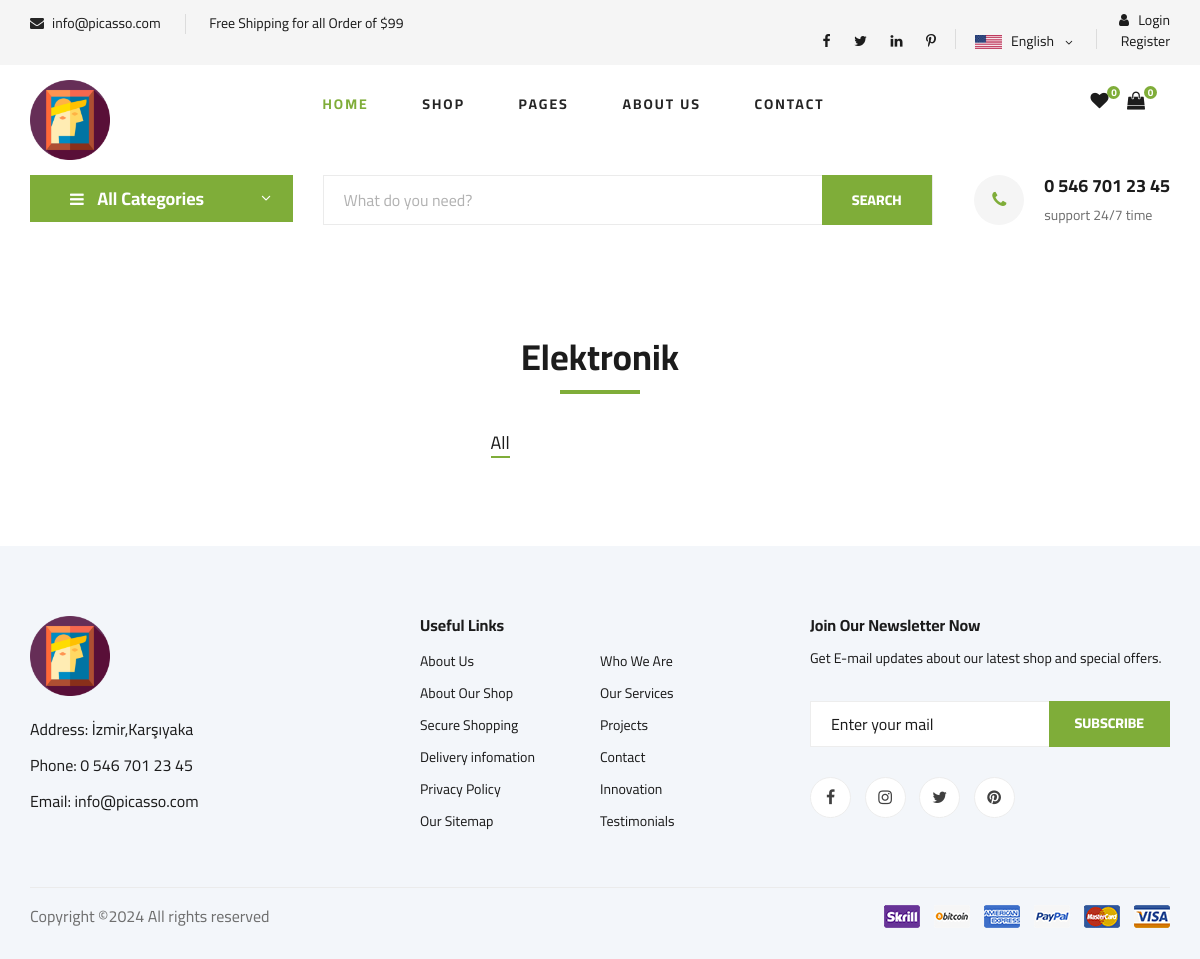
The app's page /category/5/elektronik/ with its own data.
### home/models.py (models this page shows, shortened)
class Settings(models.Model):
    STATUS = (('True', 'True'), ('False', 'False'))
    title = models.CharField(max_length=150)
    keywords = models.CharField(max_length=255)
    description = models.CharField(max_length=255)
    company = models.CharField(max_length=50)
    address = models.CharField(blank=True, max_length=100)
    phone = models.CharField(blank=True, max_length=15)
    fax = models.CharField(blank=True, max_length=15)
    email = models.CharField(blank=True, max_length=50)
    smtpserver = models.CharField(blank=True, max_length=50)
    smtpemail = models.CharField(blank=True, max_length=50)
    smtppassword = models.CharField(blank=True, max_length=10)
    smtpport = models.CharField(blank=True, max_length=5)
    icon = models.ImageField(blank=True, upload_to='images/')
    facebook = models.CharField(blank=True, max_length=50)
    instagram = models.CharField(blank=True, max_length=50)
    twitter = models.CharField(blank=True, max_length=50)
    youtube = models.CharField(blank=True, max_length=50)
    aboutus = RichTextUploadingField()
    contact = RichTextUploadingField()
    references = RichTextUploadingField()
    status = models.CharField(max_length=10, choices=STATUS)
    create_at = models.DateTimeField(auto_now_add=True)
    update_at = models.DateTimeField(auto_now=True)

### product/models.py (models this page shows, shortened)
class Category(MPTTModel):
    STATUS = (('True', 'Evet'),('False', 'Hayir')) #Kategori aktif/pasif durumu
    title = models.CharField(max_length=25)
    keywords = models.CharField(blank=True, max_length=300)
    description = models.CharField(blank=True, max_length=300)
    image = models.ImageField(blank=True, upload_to='images/')
    status = models.CharField(max_length=10, choices=STATUS)
    slug = models.SlugField(null=False, unique=True)
    parent = TreeForeignKey('self', blank=True, null=True, related_name='children', on_delete=models.CASCADE)
    create_at=models.DateTimeField(auto_now_add=True)
    update_at = models.DateTimeField(auto_now=True)
    discount_tag = models.CharField(max_length=30, blank =True, null = True)
    filter_options = models.JSONField(blank=True, null=True)
    class MPTTMeta:
     order_insertion_by = ['title']

### product/views.py (the view)
# urls.py: path('category/<int:id>/<slug:slug>/', productviews.categoryProducts, name='categoryProducts' ),
def categoryProducts(request,id,slug):
    category=Category.objects.get(pk=id)
    products_in_category = Product.objects.filter(product_category = id)
    context = {
        'productsInCategory': products_in_category,  # Bu kategorideki ürünler listesi
        'category': category   # Kategorinin kendisi
    }
    return render(request, 'kategori_urunler.html', context)

### home/context_processors.py (called while the page is built)
def global_settings(request):
    settings = Settings.objects.get(pk=1)
    return {
        'settings': settings
    }

### myProject/context_processors.py (called while the page is built)
def favori_check(request):
    if request.user.is_authenticated:
        request.session['favori_items'] = (AddFavourite.objects.filter(user_id = request.user.id).count())
        request.session['cart_items'] = ShopCart.objects.filter(user_id=request.user.id).count()
        return {'favori_itemss': request.session['favori_items'],'cart_items':request.session['cart_items']}
    else:
        request.session['favori_items'] = 0
        request.session['cart_items'] = 0
        return {'favori_itemss': request.session['favori_items'],'cart_items':request.session['cart_items']}

### product/context_processors.py (called while the page is built)
def categories(request):
    categories = Category.objects.all()
    if categories :
       return {'categories': categories}
    else:
        return dict()

### templates/kategori_urunler.html (shortened to what this page needs)
{% extends 'home.html' %}
{% block body %}
<section class="featured spad">
    <div class="container">
        <div class="row">
            <div class="col-lg-12">
                <div class="section-title">
                    <h2> {{category.title}}</h2>
                </div>
                <div class="featured__controls">
                    <ul>
                        <li class="active" data-filter="*">All</li>
                    </ul>
                </div>
            </div>
        </div>
</section>
 {% endblock%}

### templates/header.html (shortened to what this page needs)
{% load static %}
<header class="header">
    <div class="header__top">
        <div class="container">
            <div class="row">
                <div class="col-lg-6 col-md-6">
                    <div class="header__top__left">
                        <ul>
                            <li><i class="fa fa-envelope"></i>  {{settings.email}}</li>
                            <li>Free Shipping for all Order of $99</li>
                        </ul>
                    </div>
                </div>
                <div class="col-lg-6 col-md-6">
                    <div class="header__top__right">
                        <div class="header__top__right__social">
                            <a href="#"><i class="fa fa-facebook"></i></a>
                            <a href="#"><i class="fa fa-twitter"></i></a>
                            <a href="#"><i class="fa fa-linkedin"></i></a>
                            <a href="#"><i class="fa fa-pinterest-p"></i></a>
                        </div>
                        <div class="header__top__right__language">
                            <img src="{% static  'img/language.png'%}" alt="">
                            <div>English</div>
                            <span class="arrow_carrot-down"></span>
                        </div>
                        <div class="header__top__right__auth">
                            {% if user.id is not None %}
                            <a href="{% url 'user_profile'%}"><i class="fa fa-user"></i> {{user.username}}</a>
                            <a href="{% url 'user_logout'%}"></i> Logout</a>
                           {% else %}
                           <a href="{% url 'user_login'%}"><i class="fa fa-user"></i> Login</a>
                           <a href="{% url 'user_register'%}"></i> Register</a>
                 </div>
                 {% endif %}
             </div>
                        </div>
                    </div>
                </div>
            </div>
    <div class="container">
        <div class="row">
            <div class="col-lg-3">
                <div class="header__logo">
                    <a href="./index.html"><img src="{% static  'img/picasso_icon.ico'%}" width="80" alt=""></a>
                </div>
            </div>
            <div class="col-lg-6">
                <nav class="header__menu">
                    <ul>
                        <li class="active"><a href="{% url 'index'%}">Home</a></li>
                        <li><a href="{% url 'search' %}">Shop</a></li>
                        <li><a href="#">Pages</a>
                        </li>
                        <li><a href="{%url 'aboutus' %}">About Us</a></li>
                        <li><a href="{%url 'iletisim' %}">Contact</a></li>
                    </ul>
                </nav>
            </div>
            <div class="col-lg-3">
                <div class="header__cart">
                    <ul>
                        <li><a href="/order/favorites"><i class="fa fa-heart"></i> <span>{{request.session.favori_items}}</span>
                        </a>
                    </li>
                        <li><a href="/order/shopcart"><i class="fa fa-shopping-bag"></i> <span>{{request.session.cart_items}}</span>
                        </a>
                    </li>
                    </ul>
                </div>
            </div>
        </div>
    </div>
</header>

### templates/hero_normal.html (shortened to what this page needs)
  {% load static %}{% load mptt_tags %}
   <section class="hero hero-normal">
    <div class="container">
        <div class="row">
            <div class="col-lg-3">
                <div class="hero__categories">
                    <div class="hero__categories__all">
                        <i class="fa fa-bars"></i>
                        <span>All Categories</span>
                    </div>
                </div>
            </div>
            <div class="col-lg-9">
                <div class="hero__search">
                    <div class="hero__search__form">
                        <form action="/search/" method = "post">
                            <input type="text" name = "query" placeholder="What do you need?">
                            <button type="submit" class="site-btn">SEARCH</button>
                        </form>
                    </div>
                    <div class="hero__search__phone">
                        <div class="hero__search__phone__icon">
                            <i class="fa fa-phone"></i>
                        </div>
                        <div class="hero__search__phone__text">
                            <h5>{{settings.phone}}</h5>
                            <span>support 24/7 time</span>
                        </div>
                    </div>
                </div>
            </div>
        </div>
    </div>
</section>

### templates/footer.html
{% load static %}
 <footer class="footer spad">
    <div class="container">
        <div class="row">
            <div class="col-lg-3 col-md-6 col-sm-6">
                <div class="footer__about">
                    <div class="footer__about__logo">
                        <a href="{% url 'index'%}"><img src="{% static 'img/picasso_icon.ico' %}" width="80" alt=""></a>
                    </div>
                    <ul>
                        <li>Address: {{ settings.address}}</li>
                        <li>Phone: {{ settings.phone}}</li>
                        <li>Email: {{ settings.email}}</li>
                    </ul>
                </div>
            </div>
            <div class="col-lg-4 col-md-6 col-sm-6 offset-lg-1">
                <div class="footer__widget">
                    <h6>Useful Links</h6>
                    <ul>
                        <li><a href="{% url 'aboutus'%}">About Us</a></li>
                        <li><a href="#">About Our Shop</a></li>
                        <li><a href="#">Secure Shopping</a></li>
                        <li><a href="#">Delivery infomation</a></li>
                        <li><a href="#">Privacy Policy</a></li>
                        <li><a href="#">Our Sitemap</a></li>
                    </ul>
                    <ul>
                        <li><a href="{% url 'iletisim'%}">Who We Are</a></li>
                        <li><a href="#">Our Services</a></li>
                        <li><a href="#">Projects</a></li>
                        <li><a href="#">Contact</a></li>
                        <li><a href="#">Innovation</a></li>
                        <li><a href="#">Testimonials</a></li>
                    </ul>
                </div>
            </div>
            <div class="col-lg-4 col-md-12">
                <div class="footer__widget">
                    <h6>Join Our Newsletter Now</h6>
                    <p>Get E-mail updates about our latest shop and special offers.</p>
                    <form action="#">
                        <input type="text" placeholder="Enter your mail">
                        <button type="submit" class="site-btn">Subscribe</button>
                    </form>
                    <div class="footer__widget__social">
                        <a href="#"><i class="fa fa-facebook"></i></a>
                        <a href="#"><i class="fa fa-instagram"></i></a>
                        <a href="#"><i class="fa fa-twitter"></i></a>
                        <a href="#"><i class="fa fa-pinterest"></i></a>
                    </div>
                </div>
            </div>
        </div>
        <div class="row">
            <div class="col-lg-12">
                <div class="footer__copyright">
                    <div class="footer__copyright__text"><p>
Copyright &copy;<script>document.write(new Date().getFullYear());</script> All rights reserved
</p></div>
                    <div class="footer__copyright__payment"><img src="{% static  'img/payment-item.png'%}" alt=""></div>
                </div>
            </div>
        </div>
    </div>
</footer>

### records on screen
Settings: email "info@picasso.com", phone "0 546 701 23 45", address "İzmir,Karşıyaka"
Category: title "Elektronik"

### other values on screen
{{ request.session.favori_items }} "0"
{{ request.session.cart_items }} "0"
